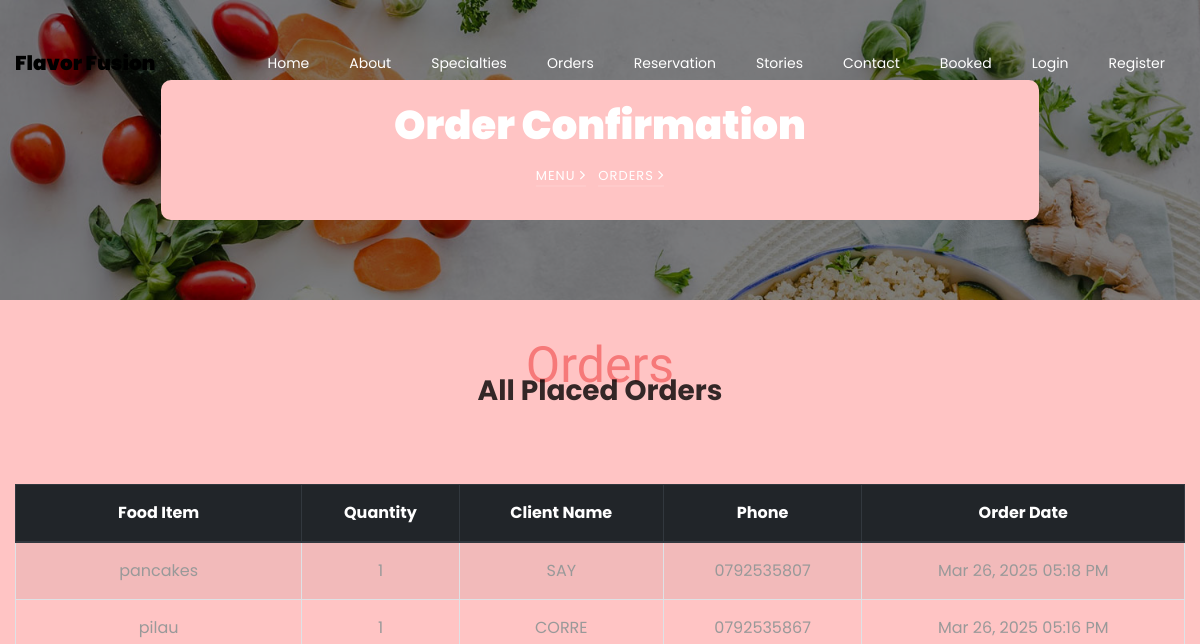
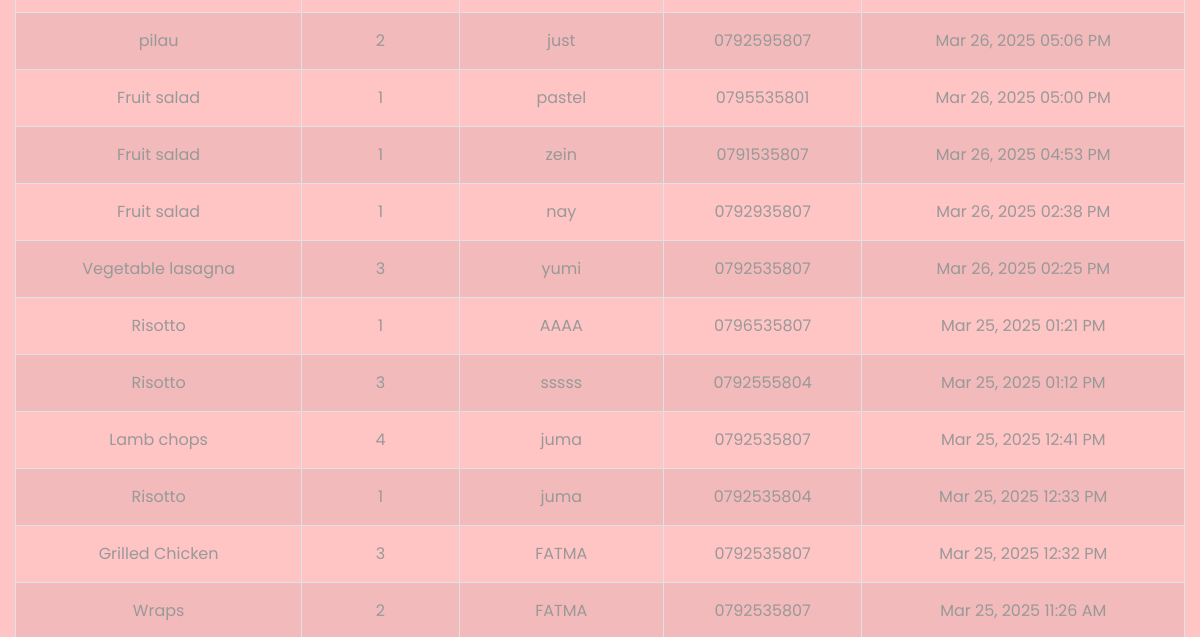
/order/ (upper part), run on an earlier commit of the app's database (2 pictures, top to bottom).
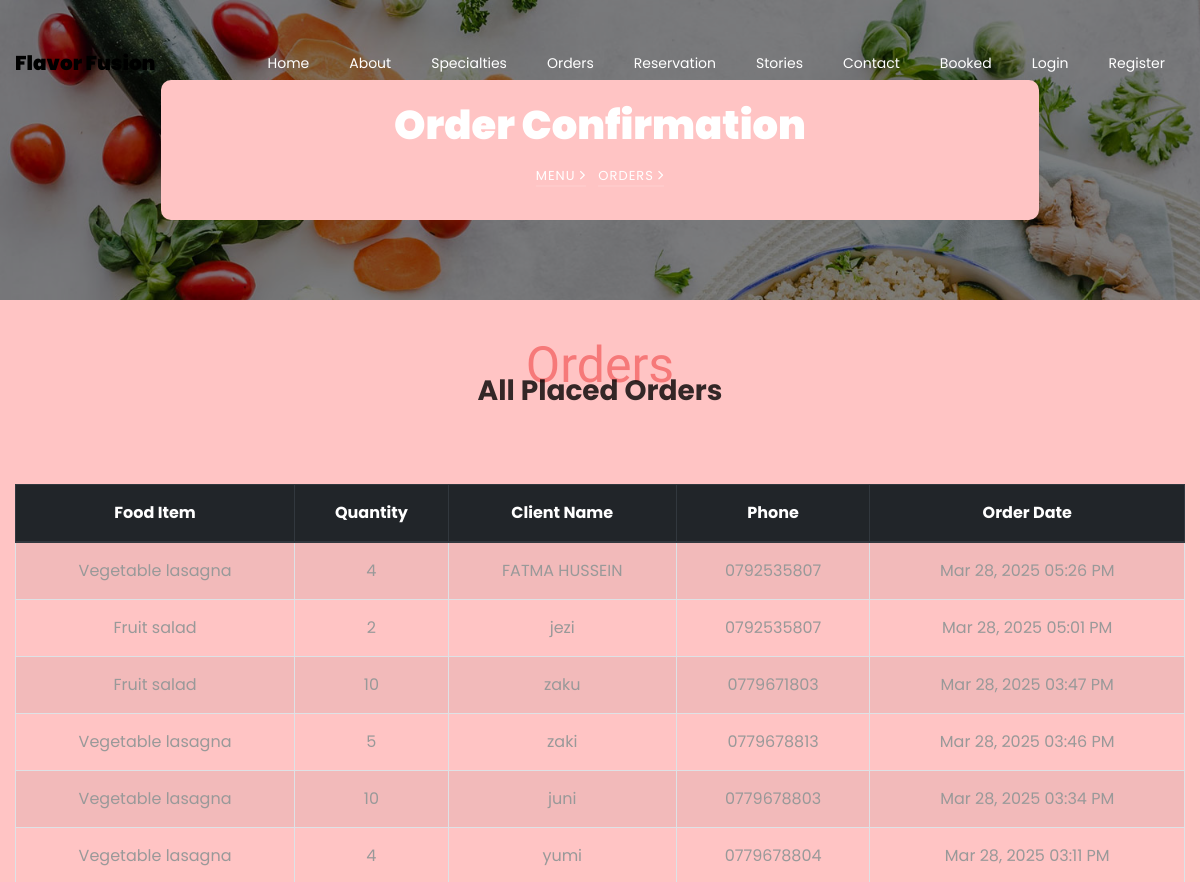
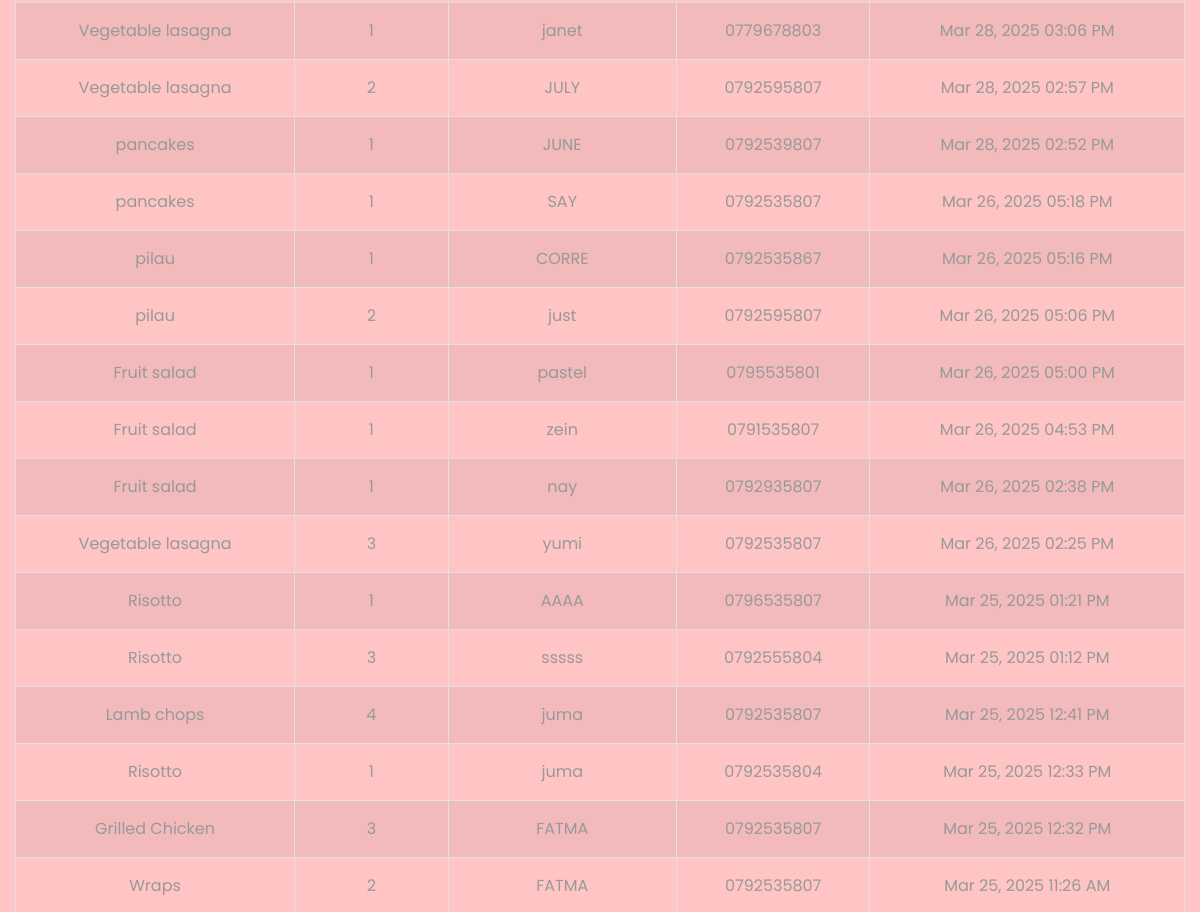
And on a later commit of the database (2 pictures, top to bottom).
### restaurant/models.py (models this page shows, shortened)
class Order(models.Model):
    menu_item = models.ForeignKey('Ourmenu', on_delete=models.CASCADE)
    quantity = models.PositiveIntegerField()
    client_name = models.CharField(
        max_length=100,
        validators=[RegexValidator(r'^[A-Za-z ]+$', "Name can only contain letters and spaces")]
    )
    client_phone = models.CharField(
        max_length=10,
        validators=[RegexValidator(r'^\d{10}$', "Phone number must be 10 digits.")]
    )
    client_email = models.EmailField(
        max_length=100,
        validators=[EmailValidator()],
        help_text="We'll send your order confirmation here",
        blank=True,  # Allow blank temporarily for migration
        default="no-email@example.com"  # Temporary default for existing records
    )
    order_date = models.DateTimeField(auto_now_add=True)
    special_requests = models.TextField(
        max_length=500,
        blank=True,
        null=True,
        help_text="Any special instructions for your order"
    )
    class Meta:
        ordering = ['-order_date']
        verbose_name = 'Customer Order'
        verbose_name_plural = 'Customer Orders'

class Ourmenu(models.Model):
    category_options = [
        ('breakfast', 'Breakfast'),
        ('lunch', 'Lunch'),
        ('dinner', 'Dinner'),
        ('dessert', 'Dessert'),
        ('winecard', 'Winecard'),
        ('drinks', 'Drinks')
    ]
    foodname = models.CharField(max_length=50, blank=False, null=False)
    category = models.CharField(max_length=50, choices=category_options, default='dinner')
    foodimage = models.ImageField(upload_to='ourmenu')
    description = models.CharField(max_length=200, blank=False, null=False)
    price = models.PositiveIntegerField()
    stock = models.PositiveIntegerField(default=10)

### restaurant/views.py (the view)
# urls.py: path("order/", order, name="order"),
def order(request):
    all_orders = Order.objects.all().order_by("-order_date")
    return render(request, "order.html", {"orders": all_orders})

### restaurant/templates/order.html (shortened to what this page needs)
{% extends 'common.html' %}
{% load static %}
{% block body %}
<section class="hero-wrap hero-wrap-2" style="background-image: url('{% static 'images/bg_4.jpg' %}');" data-stellar-background-ratio="0.5">
    <div class="container">
        <div class="row no-gutters slider-text align-items-center justify-content-center">
            <div class="col-md-9 ftco-animate text-center" style="background: #ffc4c4; padding: 15px; border-radius: 10px;">
                <h1 class="mb-2 bread">Order Confirmation</h1>
                <p class="breadcrumbs">
                    <span class="mr-2"><a href="{% url 'menu' %}">Menu <i class="ion-ios-arrow-forward"></i></a></span>
                    <span>Orders <i class="ion-ios-arrow-forward"></i></span>
                </p>
            </div>
        </div>
    </div>
</section>
<section class="ftco-section" style="background: #ffc4c4; padding: 40px 0;">
    <div class="container">
        <div class="row justify-content-center mb-5">
            <div class="col-md-8 text-center heading-section ftco-animate">
                <span class="subheading">Orders</span>
                <h2 class="mb-4">All Placed Orders</h2>
            </div>
        </div>
        {% if orders %}
        <div class="table-responsive">
            <table class="table table-bordered table-striped table-hover text-center">
                <thead class="thead-dark">
                    <tr>
                        <th>Food Item</th>
                        <th>Quantity</th>
                        <th>Client Name</th>
                        <th>Phone</th>
                        <th>Order Date</th>
                    </tr>
                </thead>
                <tbody>
                    {% for order in orders %}
                        <tr>
                            <td>{{ order.menu_item.foodname }}</td>
                            <td>{{ order.quantity }}</td>
                            <td>{{ order.client_name }}</td>
                            <td>{{ order.client_phone }}</td>
                            <td>{{ order.order_date|date:"M d, Y h:i A" }}</td>
                        </tr>
                    {% empty %}
                        <tr>
                            <td colspan="5" class="text-danger font-weight-bold">❌ No orders have been placed yet.</td>
                        </tr>
                    {% endfor %}
                </tbody>
            </table>
        </div>
        {% else %}
            <p class="text-center text-danger font-weight-bold">❌ No orders have been placed yet.</p>
        {% endif %}
    </div>
</section>
{% endblock %}

What changed in the data, as far as the page shows it:
added Order: menu_item.foodname "Vegetable lasagna", quantity "4", client_name "FATMA HUSSEIN", client_phone "0792535807", order_date "Mar 28, 2025 05:26 PM"
added Order: menu_item.foodname "Fruit salad", quantity "2", client_name "jezi", client_phone "0792535807", order_date "Mar 28, 2025 05:01 PM"
added Order: menu_item.foodname "Fruit salad", quantity "10", client_name "zaku", client_phone "0779671803", order_date "Mar 28, 2025 03:47 PM"
added Order: menu_item.foodname "Vegetable lasagna", quantity "5", client_name "zaki", client_phone "0779678813", order_date "Mar 28, 2025 03:46 PM"
added Order: menu_item.foodname "Vegetable lasagna", quantity "10", client_name "juni", client_phone "0779678803", order_date "Mar 28, 2025 03:34 PM"
added Order: menu_item.foodname "Vegetable lasagna", quantity "4", client_name "yumi", client_phone "0779678804", order_date "Mar 28, 2025 03:11 PM"
added Order: menu_item.foodname "Vegetable lasagna", quantity "1", client_name "janet", client_phone "0779678803", order_date "Mar 28, 2025 03:06 PM"
added Order: menu_item.foodname "Vegetable lasagna", quantity "2", client_name "JULY", client_phone "0792595807", order_date "Mar 28, 2025 02:57 PM"
added Order: menu_item.foodname "pancakes", quantity "1", client_name "JUNE", client_phone "0792539807", order_date "Mar 28, 2025 02:52 PM"
